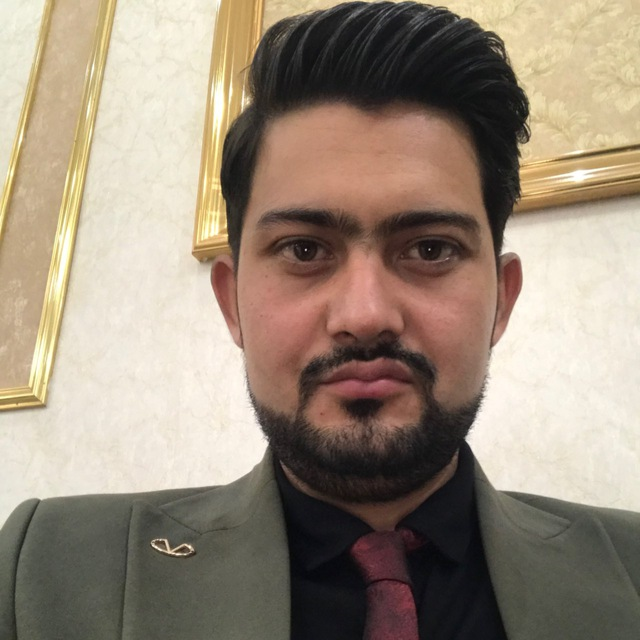
#> input picture Image Processing/Assignment_3/reza.jpg, 640 x 640 px
$ python face.py
#> lines starting #> are read from the running program, lines starting #| are printed output that depends on the picture; after the words box and inside, x2 and y2 are one past the last pixel; in counts of white or black regions, pixels touching at a corner belong together; pictures that were not available may be replaced by others from this repository, and a replacement may not be noted
import cv2

image=cv2.imread("reza.jpg")
#> image is the input picture: shape (640, 640, 3); mean B, G, R 122.4, 138.9, 153.4

my_stiker=cv2.imread("01.png")
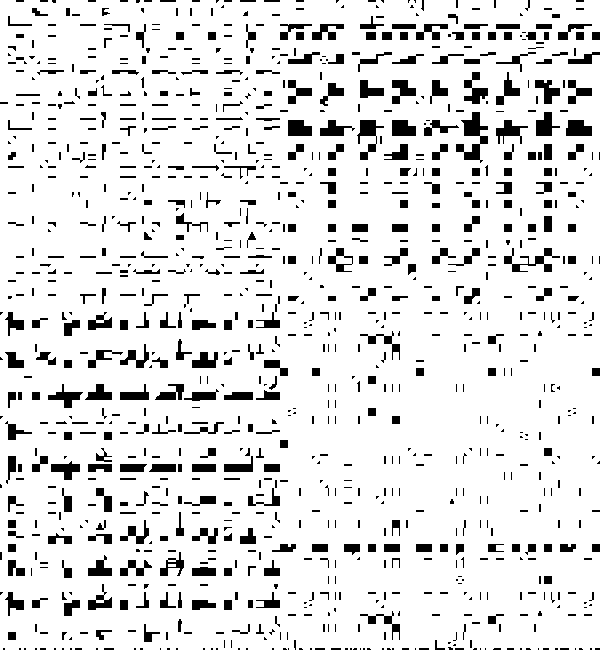
#> input picture Image Processing/Assignment_1/ches.jpg, 600 x 650 px, given in place of 01.png, which was not available
#> my_stiker is the input picture: shape (650, 600, 3); values 254 (black) and 255 (white), 88.7% white; 1075 black regions (686 under 20 px), largest, box (x1, y1, x2, y2) and area: (456, 112, 488, 163) 684, (357, 120, 384, 160) 430, (504, 248, 560, 272) 416
image_g=cv2.cvtColor(image,cv2.COLOR_BGR2GRAY)
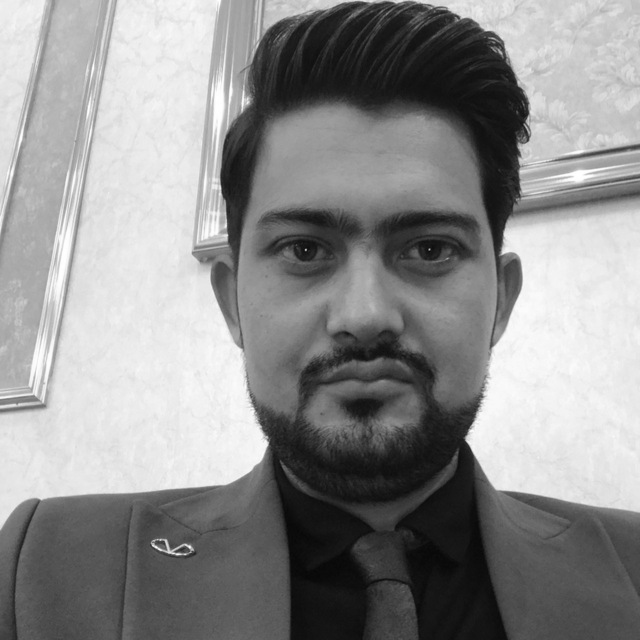
#> image_g: shape (640, 640); min 7, max 255, mean 141.3

face_detector=cv2.CascadeClassifier(cv2.data.haarcascades +"haarcascade_frontalface_default.xml")
#location Facess

faces_location=face_detector.detectMultiScale(image_g)
#> faces_location = [[196, 118, 339, 339]]
for face in faces_location:
    x,y,w,h=face
    stiker=cv2.resize(my_stiker,[w,h])
    image[y:y+h ,x:x+w]=stiker
#> this loop made 1 pass
#> pass 1, `stiker=cv2.resize(my_stiker,[w,h])`:
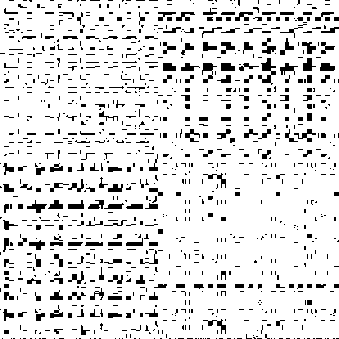
#> stiker: shape (339, 339, 3); values 254 (black) and 255 (white), 88% white; 1044 black regions (831 under 20 px), largest, box (x1, y1, x2, y2) and area: (258, 58, 276, 85) 195, (202, 63, 217, 83) 130, (262, 38, 276, 54) 107
#> after the loop:
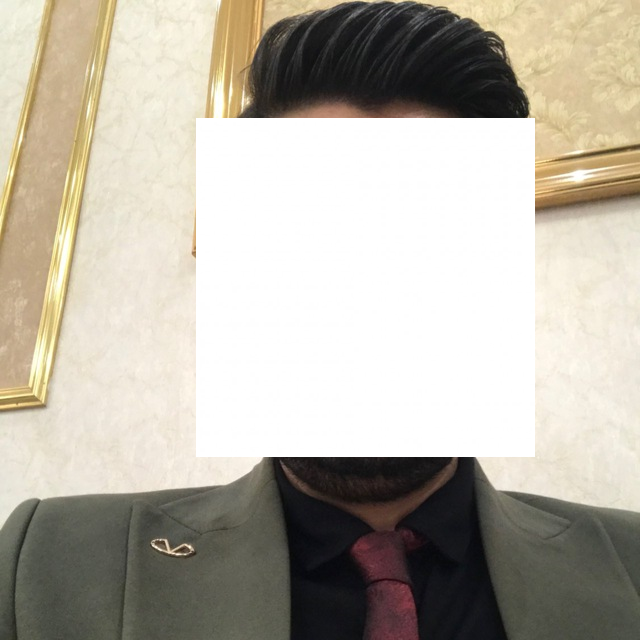
#> image: shape (640, 640, 3); mean B, G, R 165.1, 177.3, 183.2


cv2.imshow("res ",image)
cv2.waitKey()
